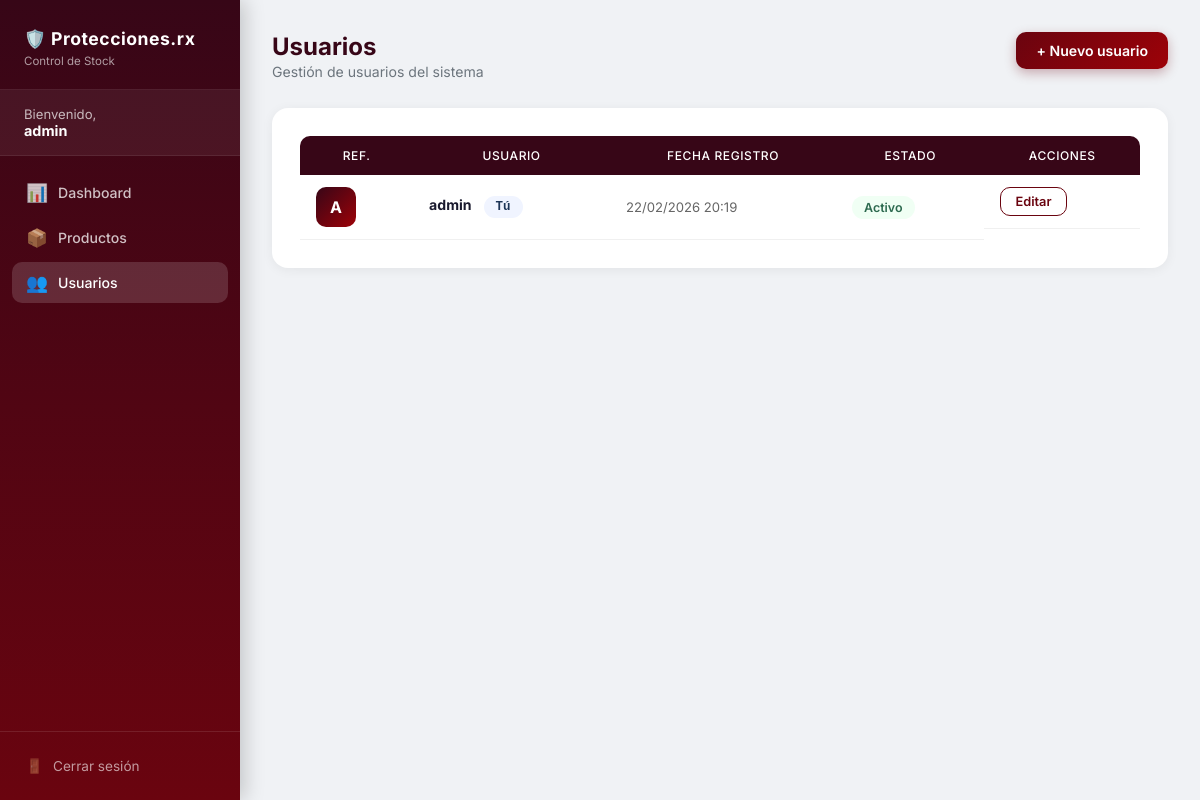
/index.php?action=usuarios (signed in), run on the app's committed database.
### tables this page shows
CREATE TABLE IF NOT EXISTS usuarios (
    id       INT AUTO_INCREMENT PRIMARY KEY,
    username VARCHAR(50)  NOT NULL UNIQUE,
    password VARCHAR(255) NOT NULL,
    created_at DATETIME DEFAULT CURRENT_TIMESTAMP
);

### controllers/UsuarioController.php (called while the page is built, shortened)
<?php
require_once __DIR__ . "/../models/Usuario.php";
class UsuarioController {
    public function index(): void {
        $db = (new Database())->getConnection();
        $usuarios = (new Usuario($db))->getAll();
        include __DIR__ . "/../views/usuarios/index.php";
    }
}

### models/Usuario.php (called while the page is built, shortened)
<?php
class Usuario {
    private $conn;
    private $table = "usuarios";
    public function __construct($db) { $this->conn = $db; }
    public function getAll(): array {
        $stmt = $this->conn->query("SELECT id, username, created_at FROM {$this->table} ORDER BY created_at DESC");
        return $stmt->fetchAll(PDO::FETCH_ASSOC);
    }
}

### views/usuarios/index.php (the view, shortened to what this page needs)
<!DOCTYPE html>
<html lang="es">
<head>
  <link rel="stylesheet" href="views/static/style.css"/>
</head>
<body>
<?php include __DIR__ . '/../_sidebar.php'; ?>
<div class="main-content">
  <div class="topbar" style="display:flex;justify-content:space-between;align-items:flex-start">
    <div><h1>Usuarios</h1><p>Gestión de usuarios del sistema</p></div>
    <a href="index.php?action=crearUsuario" class="btn btn-primary">+ Nuevo usuario</a>
  </div>
  <div class="card">
    <div class="table-wrap">
      <table>
        <thead><tr><th>Ref.</th><th>Usuario</th><th>Fecha registro</th><th>Estado</th><th>Acciones</th></tr></thead>
        <tbody>
          <?php if(empty($usuarios)): ?>
            <tr><td colspan="5"><div class="empty-state"><span class="emoji">👤</span>No hay usuarios.</div></td></tr>
          <?php else: foreach($usuarios as $u): ?>
          <tr>
            <td><div class="avatar"><?= strtoupper($u['username'][0]) ?></div></td>
            <td><strong><?= htmlspecialchars($u['username']) ?></strong>
              <?php if($u['username']===$_SESSION['user']): ?><span class="badge badge-sku" style="margin-left:8px">Tú</span><?php endif; ?>
            </td>
            <td style="color:#666;font-size:.82rem"><?= date('d/m/Y H:i',strtotime($u['created_at'])) ?></td>
            <td><span class="badge badge-price">Activo</span></td>
            <td style="display:flex;gap:6px">
              <a href="index.php?action=editarUsuario&id=<?= $u['id'] ?>" class="btn btn-edit">Editar</a>
            </td>
          </tr>
          <?php endforeach; endif; ?>
        </tbody>
      </table>
    </div>
  </div>
</div>
</body>
</html>

### views/static/style.css (style rules this page uses)
:root { --vino: #6a040f; --vino-oscuro: #370617; --vino-claro: #9d0208; --fondo: #f0f2f5; --blanco: #ffffff; --texto: #1a1a2e; --muted: #6c757d; --borde: #e0e0e0; }
* { box-sizing: border-box; margin: 0; padding: 0; }
body { font-family: 'Inter', sans-serif; background: var(--fondo); color: var(--texto); min-height: 100vh; }
.main-content { margin-left: 240px; padding: 32px; min-height: 100vh; }
.topbar { margin-bottom: 28px; }
.topbar h1 { font-size: 1.5rem; font-weight: 700; color: var(--vino-oscuro); }
.topbar p { color: var(--muted); font-size: .88rem; margin-top: 2px; }
.card { background: var(--blanco); border-radius: 16px; padding: 28px; box-shadow: 0 2px 12px rgba(0,0,0,.06); margin-bottom: 24px; }
.btn { display: inline-flex; align-items: center; gap: 6px; padding: 10px 20px; border-radius: 10px; font-size: .88rem; font-weight: 600; cursor: pointer; border: none; transition: all .22s; text-decoration: none; }
.btn-primary { background: linear-gradient(135deg, var(--vino), var(--vino-claro)); color: white; box-shadow: 0 4px 12px rgba(106,4,15,.3); }
.btn-edit { background: transparent; border: 1.5px solid var(--vino); color: var(--vino); padding: 6px 14px; font-size: .8rem; }
.table-wrap { overflow-x: auto; }
table { width: 100%; border-collapse: separate; border-spacing: 0; }
thead th { background: var(--vino-oscuro); color: white; font-size: .75rem; text-transform: uppercase; letter-spacing: .6px; padding: 12px 16px; font-weight: 500; }
thead th:first-child { border-radius: 10px 0 0 0; }
thead th:last-child { border-radius: 0 10px 0 0; }
tbody tr { transition: background .15s; }
tbody td { padding: 12px 16px; border-bottom: 1px solid #f0f0f0; font-size: .88rem; vertical-align: middle; }
.badge { display: inline-block; padding: 4px 12px; border-radius: 20px; font-size: .78rem; font-weight: 600; }
.badge-price { background: #f0fff4; color: #2d6a4f; }
.badge-sku { background: #f0f4ff; color: #1d3557; font-family: monospace; }
.avatar { width: 40px; height: 40px; border-radius: 10px; background: linear-gradient(135deg, var(--vino-oscuro), var(--vino-claro)); color: white; display: flex; align-items: center; justify-content: center; font-weight: 700; font-size: 1rem; }

### data on the page
usuarios: username "A", username "admin", shows "Tú", created_at "22/02/2026 20:19"

### other printed values
$_SESSION['user'] "admin"
